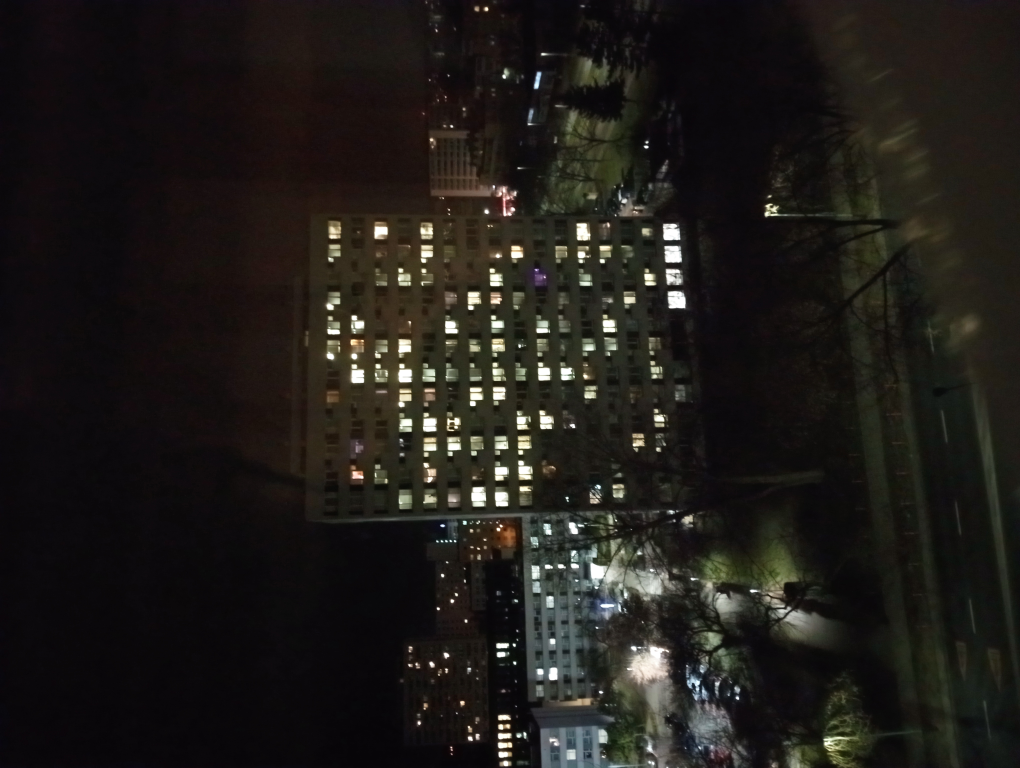
#> input picture Windows/data/raw/IMG_20250129_002603.jpg, 4080 x 3072 px (shown at 1/4 size); its folder holds only this picture in this run
$ python process_images.py
#> lines starting #> are read from the running program, lines starting #| are printed output that depends on the picture; after the words box and inside, x2 and y2 are one past the last pixel; in counts of white or black regions, pixels touching at a corner belong together
#> in process_and_save_images, image is the input picture: shape (3072, 4080, 3); mean R, G, B 31.6, 28.7, 25.1
from skimage import io, color, filters, transform, exposure
import matplotlib.pyplot as plt
import numpy as np
import pandas as pd
import os
from datetime import datetime
from load_images import load_images
from scipy.ndimage import median_filter
import logging

LOGS_DIR = "../logs"
os.makedirs(LOGS_DIR, exist_ok=True)

logging.basicConfig(
    filename=os.path.join(LOGS_DIR, "app.log"),
    level=logging.INFO,
    format="%(asctime)s - %(levelname)s - %(message)s",
)

DATA_PATH = "../data/raw"
SAVE_PATH = "../data/processed"

def detect_windows(image):
    """Detects lit windows in an image and returns a binary mask."""
    gray_image = color.rgb2gray(image)
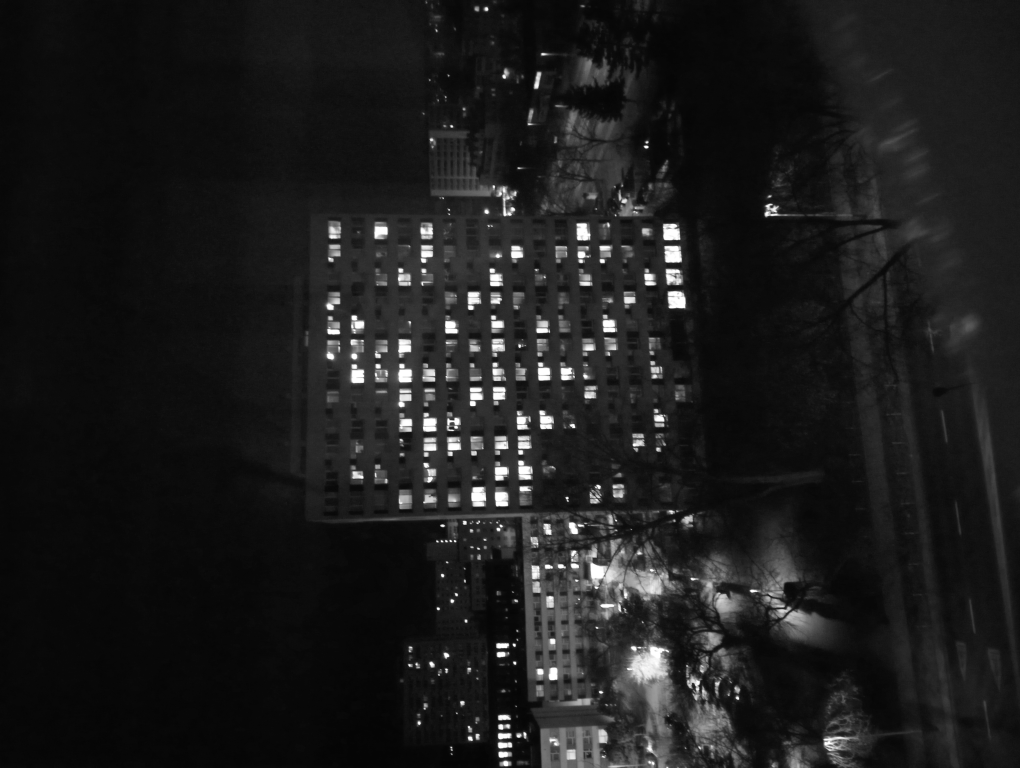
#> gray_image: shape (3072, 4080) float64 (shown at 1/4 size); min 0.0165, max 1, mean 0.114
    gray_image = exposure.equalize_adapthist(gray_image)
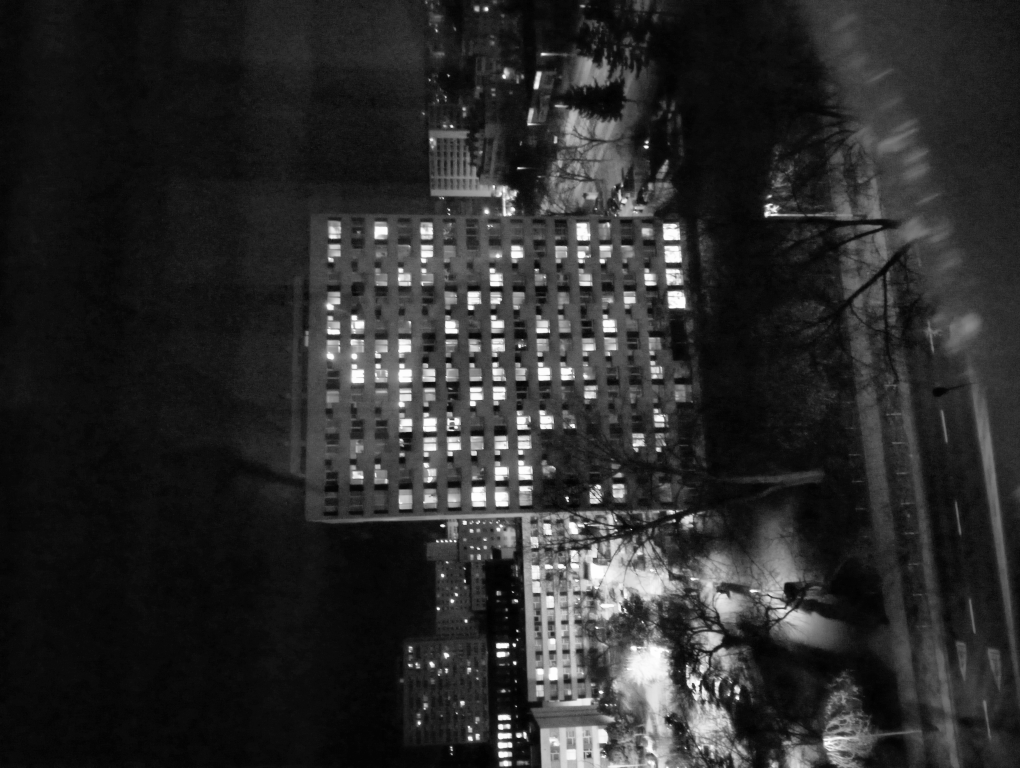
#> gray_image: shape (3072, 4080) float64 (shown at 1/4 size); min 0, max 1, mean 0.172
    # Otsu method
    threshold = filters.threshold_otsu(gray_image)
#> threshold = 0.35
    binary_mask = (gray_image > threshold).astype(np.uint8)
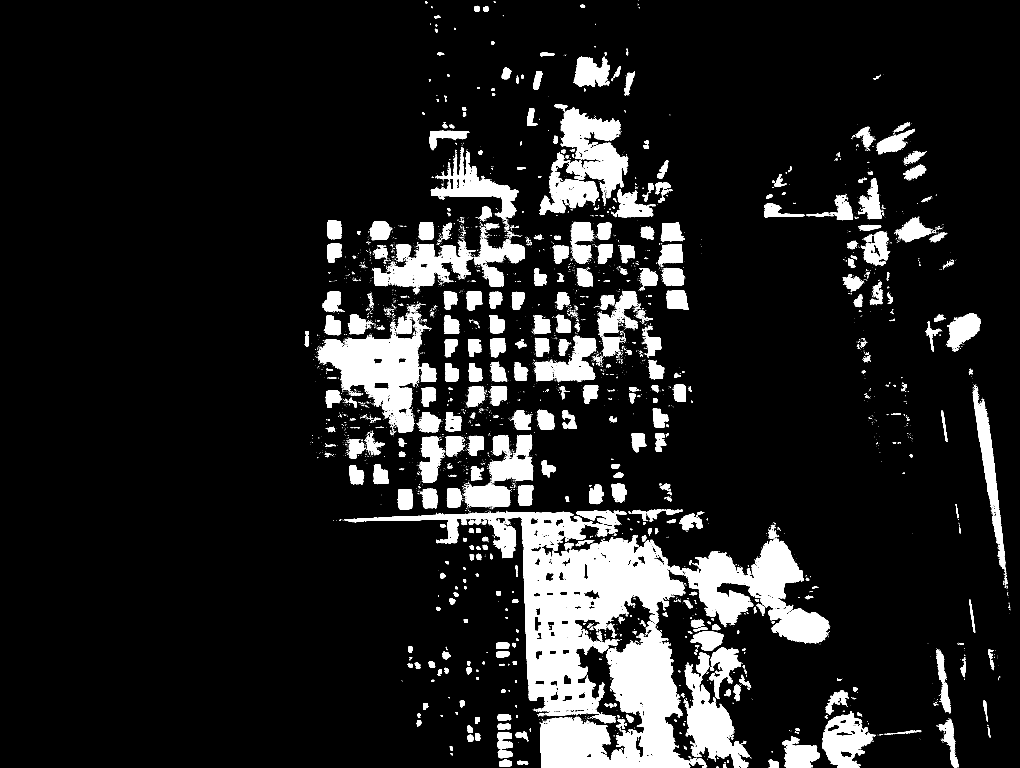
#> binary_mask: shape (3072, 4080) (shown at 1/4 size); values 0 (black) and 1 (white), 11.9% white; 5529 white regions (4811 under 20 px), largest, box (x1, y1, x2, y2) and area: (1375, 2046, 3214, 2864) 364758, (2160, 2486, 2829, 3072) 162014, (1274, 1325, 1688, 1730) 79982
    binary_mask = median_filter(binary_mask, size=2)
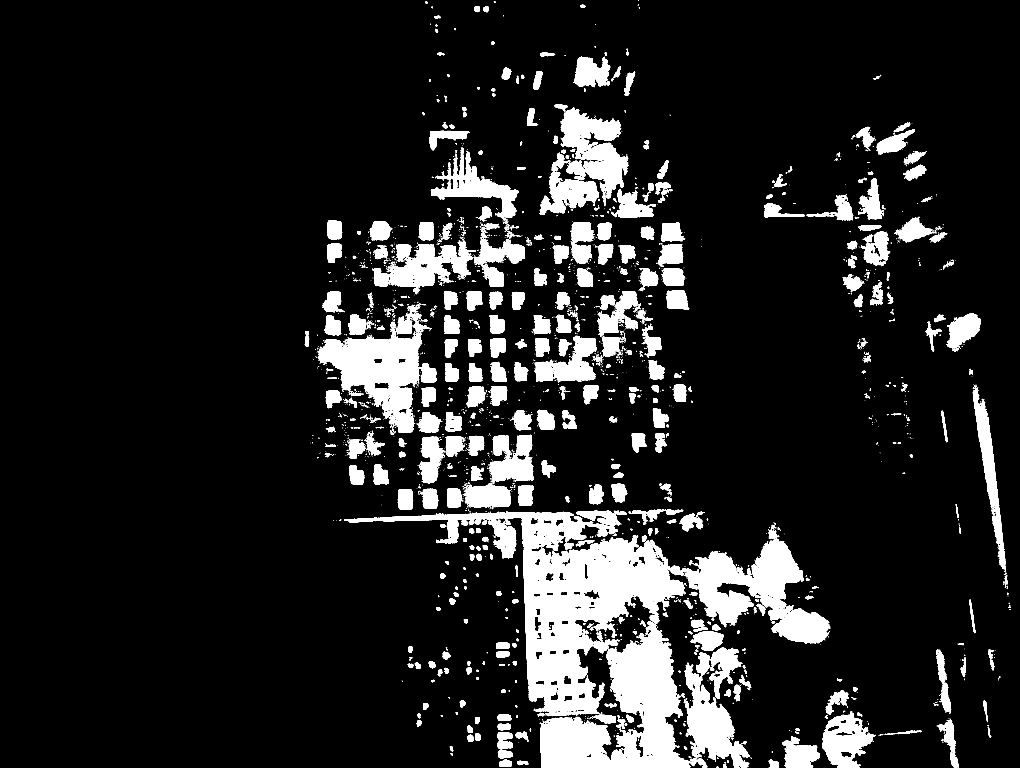
#> binary_mask: shape (3072, 4080) (shown at 1/4 size); values 0 (black) and 1 (white), 12.2% white; 3249 white regions (2485 under 20 px), largest, box (x1, y1, x2, y2) and area: (1376, 2047, 3215, 2865) 371559, (2160, 2486, 2829, 3072) 163821, (1274, 1324, 1689, 1730) 82729
    output_image = (binary_mask * 255).astype(np.uint8)

    return output_image

def process_and_save_images():
    os.makedirs(SAVE_PATH, exist_ok=True)

    for filename in os.listdir(DATA_PATH):
        if filename.lower().endswith((".jpg", ".png")):
            image_path = os.path.join(DATA_PATH, filename)
            image = io.imread(image_path)

            binary_matrix = detect_windows(image)

            # Save matrix as CSV
            matrix_filename = f"{os.path.splitext(filename)[0]}.csv"
            np.savetxt(os.path.join(SAVE_PATH, matrix_filename), binary_matrix, delimiter=",", fmt="%d")

            logging.info(f"Processed {filename}, saved as {matrix_filename}")

#GOOOO
process_and_save_images()

# COLUMNS: Image in skimage format, date in %Y%m%d, time in %H%M%S
# images = load_images()
#
# print(images.head(10))
#
# # pixel_value = image[50, 100]
# # print("Wartość piksela na (50, 100):", pixel_value)
#
# # MAKING AN IMAGE GREY
# gray_image = color.rgb2gray(images.iloc[0, 0])
#
# hsv_image = color.rgb2hsv(images.iloc[0, 0])
# brightness = hsv_image[:, :, 2]


# modified_image = np.where(gray_image < threshold, 1, gray_image)

# fig, ax = plt.subplots(1, 2, figsize=(10, 5))
#
# ax[0].imshow(image)
# ax[0].set_title("Original Image")
# ax[0].axis("off")
#
# ax[1].imshow(output_image, cmap="gray")
# ax[1].set_title("output_image")
# ax[1].axis("off")
#
# ax[2].imshow(modified_image)
# ax[2].set_title("modified_image")
# ax[2].axis("off")

# plt.imshow(modified_image, cmap="gray")
# plt.axis("off")
# plt.tight_layout()
# plt.show()
